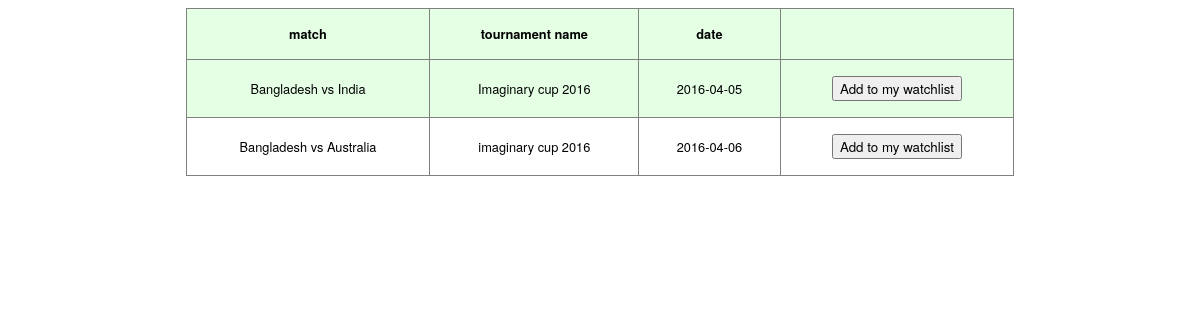
The app's page /upcomingEdit.php with its own data.
### tables this page shows
CREATE TABLE IF NOT EXISTS `matchlist` (
  `id` int(25) unsigned NOT NULL,
  `team1_id` int(25) unsigned NOT NULL,
  `team2_id` int(25) unsigned NOT NULL,
  `tournament_name` varchar(100) NOT NULL,
  `date_of_match` date NOT NULL,
  `match_name` varchar(50) DEFAULT NULL,
  `venue` varchar(25) DEFAULT NULL,
  `toss_result` varchar(50) DEFAULT NULL,
  `team1_score` varchar(50) DEFAULT NULL,
  `team2_score` varchar(50) DEFAULT NULL,
  `team1_extra` int(25) unsigned DEFAULT NULL,
  `team2_extra` int(25) unsigned DEFAULT NULL,
  `result` varchar(50) DEFAULT NULL,
  `id_player_of_the_match` int(25) unsigned DEFAULT NULL
);

CREATE TABLE IF NOT EXISTS `team` (
  `id` int(25) unsigned NOT NULL,
  `team_name` varchar(100) NOT NULL
);

### upcomingEdit.php (the view, shortened to what this page needs)
<!DOCTYPE html>
<html>
<head>
	<link href="watchlist.css" rel="stylesheet" />
</head>
<body>
<table border="1">
<thead>
	<tr>
	<th>match</th>
	<th>tournament name</th>
	<th>date</th>
	<th></th>
	</tr>
</thead>
<tbody>
	<?php
            $sql = "SELECT id,team1_id,team2_id,tournament_name,date_of_match
                    FROM matchlist WHERE toss_result IS NULL";
            $result = mysql_query($sql);
			if($result==false){
				echo "error !!<br>";
			}
			else{
                while($row = mysql_fetch_assoc($result)) {
                    $t1_query=mysql_query("SELECT team_name FROM team WHERE id=".$row['team1_id']."");
					$t1_row = mysql_fetch_assoc($t1_query);
					$t1=$t1_row['team_name'];
					$t2_query=mysql_query("SELECT team_name FROM team WHERE id=".$row['team2_id']."");
					$t2_row = mysql_fetch_assoc($t2_query);
					$t2=$t2_row['team_name'];
					echo '<tr>';
					echo '<td>'.$t1. ' vs ' .$t2.'</td>';
                    echo '<td>'.$row["tournament_name"].'</td>';
					echo '<td>'.$row["date_of_match"].'</td>';
					echo '<form method="post" action="upcomingEdit2.php">';
                    echo '<td>
                          <input type="submit" name="add_to_watchlist" value="Add to my watchlist"/>
                          </td>';
                    echo '</form>';
                    echo '</tr>';
                }
				}
        ?>
</tbody>
</table>
</body>
</html>

### watchlist.css (style rules this page uses)
* { font-family: Helvetica Neue, Arial, sans-serif; }
h1, table { text-align: center; }
table { background-color:white; border-collapse: collapse; width: 70%; margin: 0 auto 5rem; }
th, td { padding: 1.0rem; font-size: .8rem; }
tr { background: hsla(120, 100%, 50%,0.1); }
tr, td { transition: .4s ease-in; }
tr:first-child { background: hsla(0, 0%, 0%, 0.); }
tr:nth-child(even) { background: white; }

### records on screen
matchlist: team1.team_name "Bangladesh", team2.team_name "India", tournament_name "Imaginary cup 2016", date_of_match "2016-04-05"
matchlist: team1.team_name "Bangladesh", team2.team_name "Australia", tournament_name "imaginary cup 2016", date_of_match "2016-04-06"
